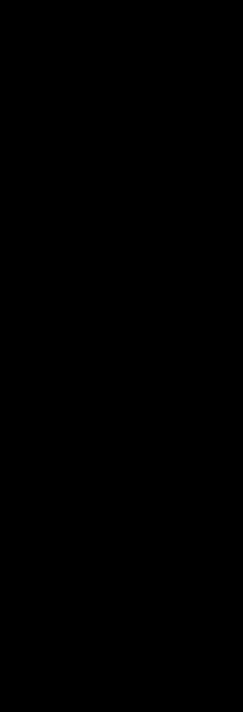
Frame 1 (no input)
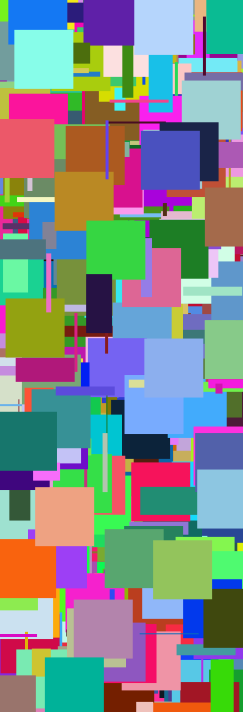
Frame 60 (the mouse pressed at the canvas centre just before this capture)
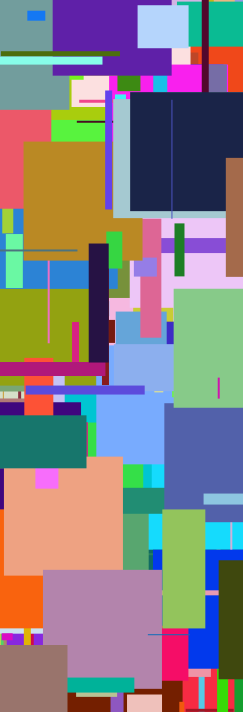
Frame 120 (the mouse held since frame 60 and released just before this capture)

The Processing sketch that drew these frames (run headless with seeded random() and noise(); from frame 60 on, the mouse is pressed at the canvas centre):

// Processing sketch: colorfulRectangles_visuals1_4
// ── colorfulRectangles_visuals1_4.pde
//1923 X 712 PX
//int nums[] = {1, 2, 3, 4, 5};
//Rectangles myRect;
Rectangles[] myRects = new Rectangles[1000];

void setup() {
  //243, Screen 1&4
  //297, Screen 2&3 
  size(243, 712);
  //println(nums[4]);
  //myRect = new Rectangles();
  for(int i = 0; i < myRects.length; i++) {
    myRects[i] = new Rectangles();
  }
}

void draw() {
  background(0);
  //myRect.display();
  //myRect.increase();
  for(int i = 0; i < myRects.length; i++) {
    myRects[i].display();
    myRects[i].increase();
  } 
}

//Constructor
class Rectangles {
  int x = int(random(width));
  int y = int(random(height));
  color c = int(random(255));
  color r = int(random(255));
  color g = int(random(255));
  color b = int(random(255));
  int inc = 1;
  int widthRect = 0;
  int heightRect = 0;
  int maxWidthRect = int(random(height/4));
  int maxHeightRect = int(random(height/4));
  
  void display() {
    rectMode(CENTER);
    fill(r, g, b);
    noStroke();
    rect(x + random(-1, 1), y + random(-1, 1), widthRect, heightRect);
  }
  
  void increase() {
    widthRect = widthRect + inc;
    heightRect = heightRect + inc;
    if(widthRect > maxWidthRect) {
      widthRect = 0;
    }
    if(heightRect > maxHeightRect) {
      heightRect = 0;
    }
  }
}
